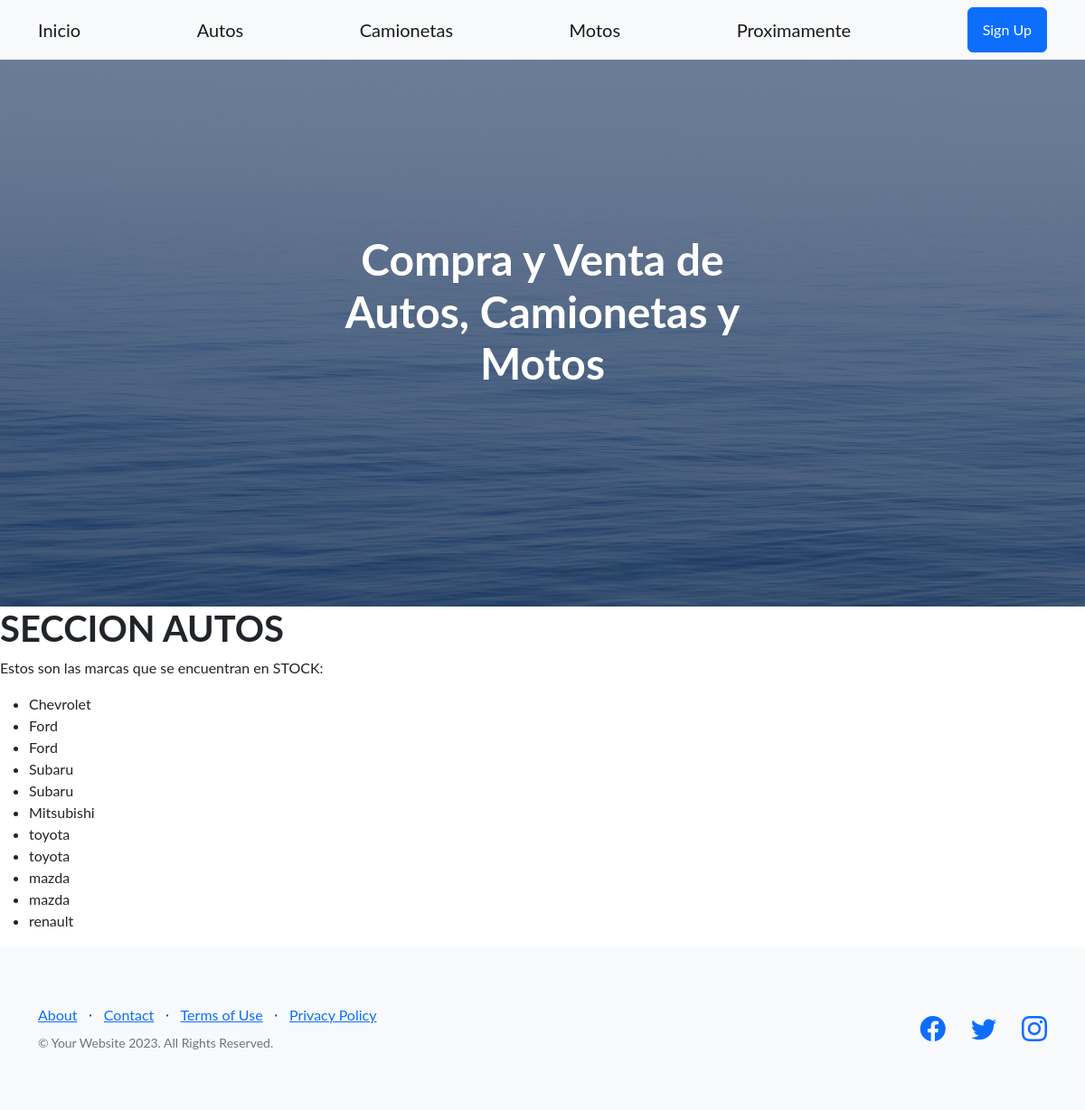
/CompraVenta/stock-autos/, run on the app's committed database.
### CompraVenta/models.py (models this page shows)
class Auto(models.Model):
    marca = models.CharField(max_length=50)
    modelo = models.CharField(max_length=50)
    anio = models.IntegerField(max_length=4)

### CompraVenta/views.py (the view)
# urls.py: path('stock-autos/', stock_autos, name="Stock_Autos"),
def stock_autos(req):
     stock = Auto.objects.all()
     return render(req, "stock_autos.html", {"stock_autos": stock})

### CompraVenta/templates/stock_autos.html
{% extends 'padre.html' %}
{% block ContenidoQueCambia %}
<h1>SECCION AUTOS</h1>
<p>Estos son las marcas que se encuentran en STOCK:</p>
    <ul>
        {% for auto in stock_autos  %}
            <li>{{auto.marca}}</li>
        {% endfor %}
    </ul>
{% endblock ContenidoQueCambia %}

### data on the page
Auto: marca "Chevrolet"
Auto: marca "Ford"
Auto: marca "Ford"
Auto: marca "Subaru"
Auto: marca "Subaru"
Auto: marca "Mitsubishi"
Auto: marca "toyota"
Auto: marca "toyota"
Auto: marca "mazda"
Auto: marca "mazda"
Auto: marca "renault"
